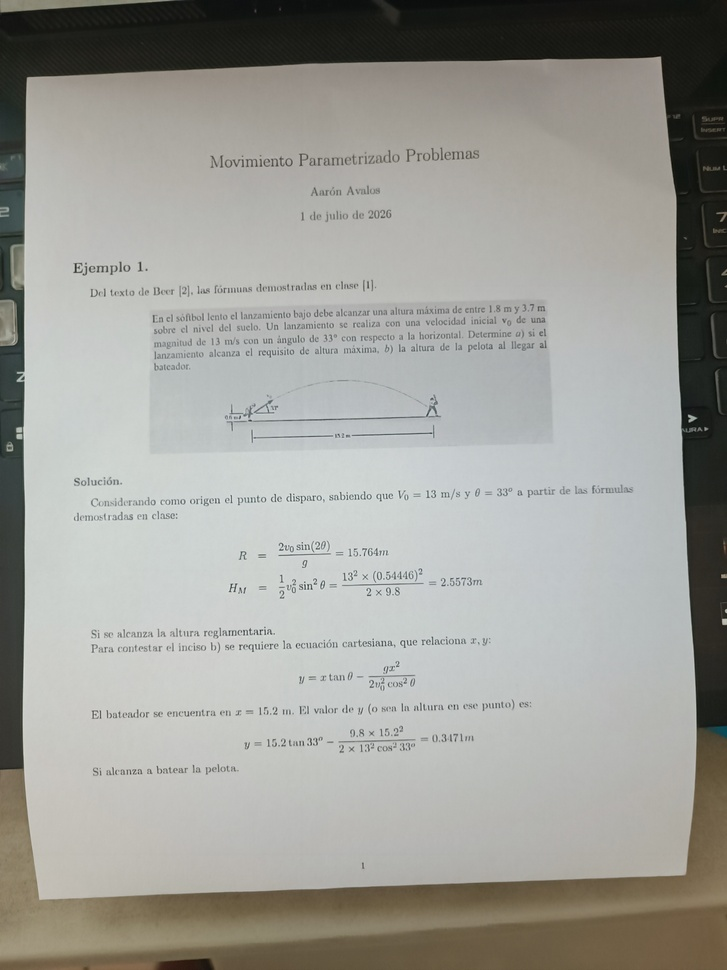
#> input picture imagenes/IMG_20260704_150429.jpg, 727 x 970 px, shrunk from 3000 x 4000 before the run, found by its file name
$ python main.py
#> lines starting #> are read from the running program, lines starting #| are printed output that depends on the picture; after the words box and inside, x2 and y2 are one past the last pixel; in counts of white or black regions, pixels touching at a corner belong together
import cv2
import numpy as np
import matplotlib.pyplot as plt
import sys
import os


def cargarImagen(ruta):
    if not os.path.exists(ruta):
        print(f"Error: La ruta '{ruta}' no existe.")
        sys.exit(1)

    original = cv2.imread(ruta)
    if original is None:
        print(f"Error: No se pudo cargar la imagen en la ruta '{ruta}'")
        sys.exit(1)

    return original


def segmentarImagen(gris):
    valorUmbral = 127
    _, umbralBasico = cv2.threshold(gris, valorUmbral, 255, cv2.THRESH_BINARY)

    umbralCalculado, umbralOtsu = cv2.threshold(
        gris, 0, 255, cv2.THRESH_BINARY + cv2.THRESH_OTSU
    )
    print(f"El umbral óptimo calculado por Otsu es: {umbralCalculado}")

    return umbralBasico, umbralOtsu, valorUmbral, umbralCalculado


def limpiarTexto(imagenColor, tamanoKernel=5, iteraciones=3):
    """
    Aplica un cierre morfológico repetido (dilatación + erosión) para
    'borrar' el texto y quedarnos con una hoja casi en blanco.

    Se aplica sobre la imagen A COLOR porque el siguiente paso (GrabCut)
    necesita una imagen de 3 canales.
    """
    kernel = np.ones((tamanoKernel, tamanoKernel), np.uint8)
    hojaLimpia = cv2.morphologyEx(
        imagenColor, cv2.MORPH_CLOSE, kernel, iterations=iteraciones
    )
    return hojaLimpia


def quitarFondo(imagenLimpia, margen=20, iteraciones=5):
    """
    Usa GrabCut para eliminar el fondo y quedarnos solo con el documento.
    """
    alto, ancho = imagenLimpia.shape[:2]

    mascara = np.zeros((alto, ancho), np.uint8)
    modeloFondo = np.zeros((1, 65), np.float64)
    modeloFrente = np.zeros((1, 65), np.float64)

    rectangulo = (margen, margen, ancho - margen, alto - margen)

    cv2.grabCut(
        imagenLimpia,
        mascara,
        rectangulo,
        modeloFondo,
        modeloFrente,
        iteraciones,
        cv2.GC_INIT_WITH_RECT,
    )

    mascaraBinaria = np.where((mascara == 2) | (mascara == 0), 0, 1).astype("uint8")
    imagenSinFondo = imagenLimpia * mascaraBinaria[:, :, np.newaxis]

    return imagenSinFondo, mascaraBinaria


def detectarBordes(grisFinal):
    """
    Detección de bordes con Canny sobre la imagen ya sin texto ni fondo.
    """
    filtroBorde = cv2.GaussianBlur(grisFinal, (5, 5), 0)
    bordes = cv2.Canny(filtroBorde, 0, 200)
    bordes = cv2.dilate(
        bordes, cv2.getStructuringElement(cv2.MORPH_ELLIPSE, (5, 5))
    )
    return bordes


def cross_product(p1: tuple, p2: tuple, p3: tuple) -> float:
    """Producto cruz para determinar la orientación de tres puntos."""
    return (p2[0] - p1[0]) * (p3[1] - p1[1]) - (p2[1] - p1[1]) * (p3[0] - p1[0])


def compute_convex_hull(points: list) -> list:
    """
    Calcula el casco convexo de un conjunto de puntos (x, y) usando el
    algoritmo Monotone Chain (Andrew's algorithm).

    Se usa para 'envolver' los puntos crudos del contorno del documento
    en un polígono limpio antes de simplificarlo con approxPolyDP. Esto
    ayuda cuando el contorno viene fragmentado o con muescas por sombras
    o ruido: el hull ignora las hendiduras internas y conserva solo el
    perímetro exterior real.
    """
    sorted_points = sorted(list(set(points)))
    if len(sorted_points) <= 3:
        return sorted_points

    lower = []
    for p in sorted_points:
        while len(lower) >= 2 and cross_product(lower[-2], lower[-1], p) <= 0:
            lower.pop()
        lower.append(p)

    upper = []
    for p in reversed(sorted_points):
        while len(upper) >= 2 and cross_product(upper[-2], upper[-1], p) <= 0:
            upper.pop()
        upper.append(p)

    return lower[:-1] + upper[:-1]


def ordenarPuntos(puntos):
    """
    Reordena las 4 esquinas en el orden estándar:
    superior-izq, superior-der, inferior-der, inferior-izq
    """
    rectangulo = np.zeros((4, 2), dtype="float32")
    puntos = np.array(puntos)

    suma = puntos.sum(axis=1)
    rectangulo[0] = puntos[np.argmin(suma)]  # menor suma → sup-izq
    rectangulo[2] = puntos[np.argmax(suma)]  # mayor suma → inf-der

    diferencia = np.diff(puntos, axis=1)
    rectangulo[1] = puntos[np.argmin(diferencia)]  # menor diff → sup-der
    rectangulo[3] = puntos[np.argmax(diferencia)]  # mayor diff → inf-izq

    return rectangulo.astype("int").tolist()


def contornoAConvexHull(contorno):
    """
    Convierte un contorno de OpenCV (array de forma Nx1x2) a su casco
    convexo, usando nuestra implementación propia (Monotone Chain), y
    lo regresa en el mismo formato que espera OpenCV para poder seguir
    usando cv2.arcLength / cv2.approxPolyDP sobre él.
    """
    puntosXY = [tuple(p[0]) for p in contorno]
    hull = compute_convex_hull(puntosXY)

    if len(hull) < 3:
        # Hull degenerado (puntos colineales, etc.) — devolvemos el
        # contorno original sin modificar para no romper el pipeline.
        return contorno

    return np.array(hull, dtype=np.int32).reshape((-1, 1, 2))


def detectarEsquinas(original, bordes):
    """
    Detecta las 4 esquinas del documento usando contornos + convex hull
    + approxPolyDP, en vez de cornerHarris. Es más robusto porque:
    - Solo considera el contorno de MAYOR ÁREA (asumiendo que el
      documento es el objeto más grande de la imagen).
    - El convex hull 'envuelve' el contorno en un polígono limpio,
      eliminando muescas y fragmentaciones causadas por sombras o ruido,
      antes de intentar reducirlo a 4 vértices.
    - Fuerza la aproximación a exactamente 4 vértices, en vez de
      devolver decenas de puntos "esquina" sueltos.
    """
    imagenMarcada = original.copy()

    contornos, _ = cv2.findContours(
        bordes, cv2.RETR_LIST, cv2.CHAIN_APPROX_NONE
    )

    if len(contornos) == 0:
        print("No se detectaron contornos. Se usa la imagen original sin marcar.")
        return imagenMarcada, []

    # Nos quedamos con los 5 contornos más grandes como candidatos.
    candidatos = sorted(contornos, key=cv2.contourArea, reverse=True)[:5]

    # Convertimos cada candidato a su casco convexo antes de simplificar.
    candidatosHull = [contornoAConvexHull(c) for c in candidatos]

    # Probamos varios valores de epsilon (de menos a más tolerante) para
    # cada contorno candidato, en vez de usar un único valor fijo.
    # Esto ayuda cuando las sombras o el ruido generan contornos irregulares
    # que con un solo epsilon no se reducen a exactamente 4 puntos.
    factoresEpsilon = [0.01, 0.02, 0.03, 0.04, 0.05, 0.07, 0.09]

    esquinas = None
    for contorno in candidatosHull:
        perimetro = cv2.arcLength(contorno, True)
        for factor in factoresEpsilon:
            epsilon = factor * perimetro
            aproximacion = cv2.approxPolyDP(contorno, epsilon, True)
            if len(aproximacion) == 4:
                esquinas = aproximacion
                break
        if esquinas is not None:
            break

    if esquinas is None:
        print(
            "No se encontró un contorno con exactamente 4 esquinas, "
            "ni siquiera variando epsilon. Probablemente el contorno del "
            "documento está muy fragmentado (sombras, bajo contraste, etc.)."
        )
        return imagenMarcada, []

    # Convertir a lista de puntos (x, y) y ordenarlos.
    puntos = np.concatenate(esquinas).tolist()
    puntos = ordenarPuntos(puntos)

    # Dibujar el contorno y las esquinas sobre la imagen original.
    cv2.drawContours(imagenMarcada, [np.array(puntos)], -1, (0, 255, 255), 3)
    for (x, y) in puntos:
        cv2.circle(imagenMarcada, (int(x), int(y)), 10, (0, 0, 255), -1)

    etiquetas = ["Sup-Izq", "Sup-Der", "Inf-Der", "Inf-Izq"]
    for etiqueta, (x, y) in zip(etiquetas, puntos):
        cv2.putText(
            imagenMarcada, etiqueta, (int(x) + 12, int(y)),
            cv2.FONT_HERSHEY_SIMPLEX, 0.8, (255, 0, 0), 2, cv2.LINE_AA
        )

    # ── GUARDAR COORDENADAS (formato x, y por esquina) ─────────────────
    with open("coordenadas_esquinas.txt", "w") as archivo:
        archivo.write("# Coordenadas de las 4 esquinas del documento\n")
        archivo.write("# Formato: etiqueta, x, y\n")
        for etiqueta, (x, y) in zip(etiquetas, puntos):
            archivo.write(f"{etiqueta},{x},{y}\n")

    print(f"Esquinas detectadas: {len(puntos)}")
    print("Coordenadas guardadas en: coordenadas_esquinas.txt")
    # ─────────────────────────────────────────────────────────────────────

    return imagenMarcada, puntos


def encontrarDestino(esquinas):
    """
    Calcula las coordenadas destino (un rectángulo perfecto) a partir de
    las 4 esquinas detectadas, para saber a qué tamaño final se debe
    'enderezar' el documento.

    Se calculan el ancho y alto máximos posibles entre las esquinas
    (porque en la foto original el documento rara vez es un rectángulo
    perfecto: está inclinado o en perspectiva), y se arma un rectángulo
    de destino con esas medidas.
    """
    (tl, tr, br, bl) = esquinas

    anchoA = np.sqrt(((br[0] - bl[0]) ** 2) + ((br[1] - bl[1]) ** 2))
    anchoB = np.sqrt(((tr[0] - tl[0]) ** 2) + ((tr[1] - tl[1]) ** 2))
    anchoMaximo = max(int(anchoA), int(anchoB))

    altoA = np.sqrt(((tr[0] - br[0]) ** 2) + ((tr[1] - br[1]) ** 2))
    altoB = np.sqrt(((tl[0] - bl[0]) ** 2) + ((tl[1] - bl[1]) ** 2))
    altoMaximo = max(int(altoA), int(altoB))

    coordenadasDestino = [
        [0, 0],
        [anchoMaximo, 0],
        [anchoMaximo, altoMaximo],
        [0, altoMaximo],
    ]

    return ordenarPuntos(coordenadasDestino)


def enderezarDocumento(original, esquinas, destino):
    """
    Aplica la transformación de perspectiva (homografía) para 'enderezar'
    el documento: lo alinea y lo recorta según las esquinas detectadas.
    """
    matrizHomografia = cv2.getPerspectiveTransform(
        np.float32(esquinas), np.float32(destino)
    )

    documentoFinal = cv2.warpPerspective(
        original,
        matrizHomografia,
        (destino[2][0], destino[2][1]),
        flags=cv2.INTER_LINEAR,
    )

    return documentoFinal


def procesarImagen(ruta):
#> called with ruta = 'imagenes/IMG_20260704_150429.jpg'
    original = cargarImagen(ruta)
#> in cargarImagen, original is the input picture: shape (970, 727, 3); mean B, G, R 152.4, 157.9, 157.9
    gris = cv2.cvtColor(original, cv2.COLOR_BGR2GRAY)

    umbralBasico, umbralOtsu, valorUmbral, umbralCalculado = segmentarImagen(gris)
#> in segmentarImagen, `_, umbralBasico = cv2.threshold(gris, valorUmbral, 255, cv2.THRESH_BIN..`:
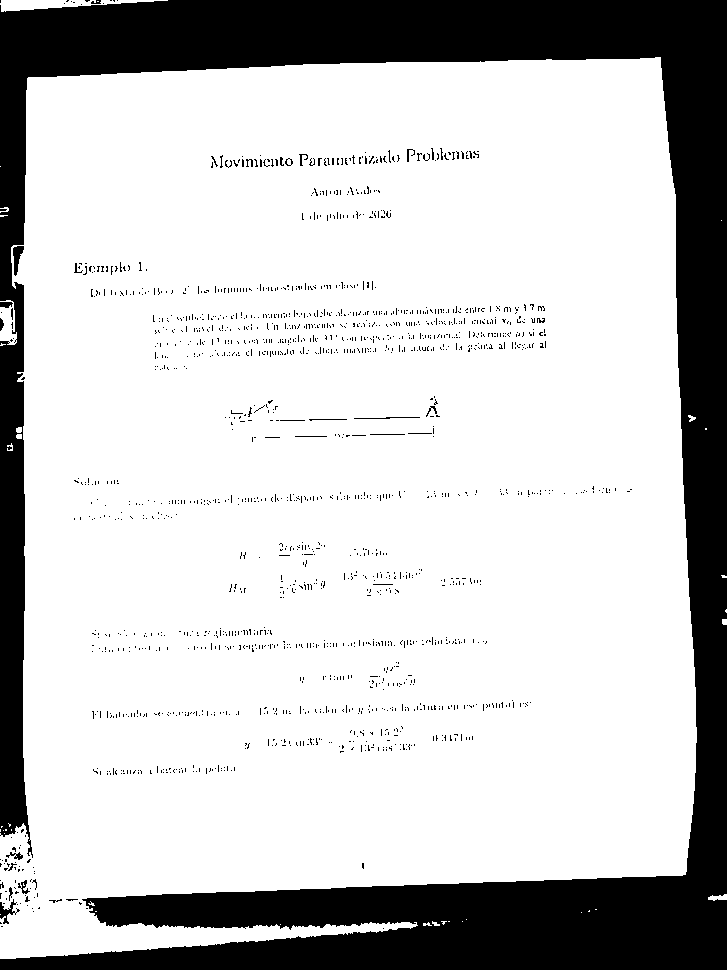
#> umbralBasico: shape (970, 727); 77.9% white; 1660 black regions (1629 under 20 px), largest, box (x1, y1, x2, y2) and area: (0, 0, 727, 970) 149461, (13, 246, 24, 276) 178, (0, 899, 20, 924) 170
#> in segmentarImagen, `umbralCalculado, umbralOtsu = cv2.threshold( gris, 0, 255, cv2.THRESH_..`: umbralCalculado = 120
#| El umbral óptimo calculado por Otsu es: 120.0
#> valorUmbral = 127; umbralCalculado = 120

    # Paso 1: "borrar" el texto de la hoja (sobre la imagen a color)
    imagenLimpia = limpiarTexto(original, tamanoKernel=5, iteraciones=3)

    # Paso 2: quitar el fondo con GrabCut
    imagenSinFondo, mascara = quitarFondo(imagenLimpia, margen=20, iteraciones=5)

    # Paso 3: pasar a grises para detectar bordes
    grisFinal = cv2.cvtColor(imagenSinFondo, cv2.COLOR_BGR2GRAY)

    # Paso 4: detección de bordes (Canny)
    bordes = detectarBordes(grisFinal)
#> in detectarBordes, `bordes = cv2.dilate( bordes, cv2.getStructuringElement(cv2.MORPH_ELLIP..`:
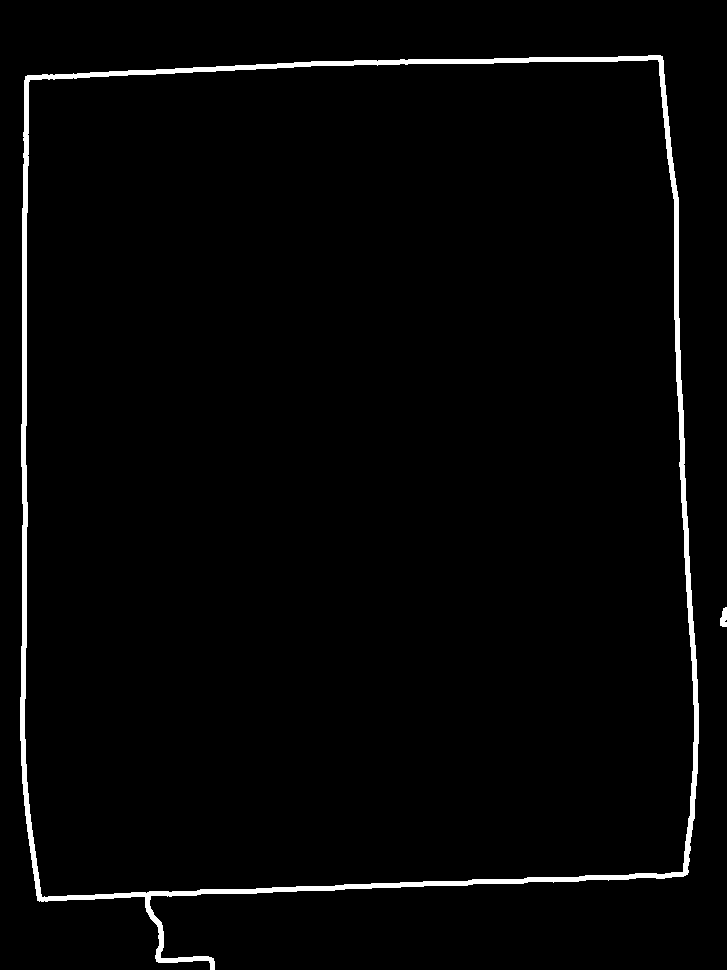
#> bordes: shape (970, 727); 2.2% white; 2 white regions

    # Paso 5: detección de esquinas por contornos + approxPolyDP
    imagenMarcada, esquinas = detectarEsquinas(original, bordes)
#> in detectarEsquinas, `contornos, _ = cv2.findContours( bordes, cv2.RETR_LIST, cv2.CHAIN_APPR..`: contornos = 3 contours; box (x1, y1, x2, y2) and area: (20, 55, 699, 970) 546335, (24, 59, 695, 898) 533903, (720, 607, 727, 627) 84
#> in detectarEsquinas, `candidatos = sorted(contornos, key=cv2.contourArea, reverse=True)[:5]`: candidatos has the same summary as contornos
#> in detectarEsquinas, `candidatosHull = [contornoAConvexHull(c) for c in candidatos]`: candidatosHull = 3 contours; box (x1, y1, x2, y2) and area: (20, 55, 699, 970) 574324, (24, 59, 695, 898) 537586, (720, 607, 727, 627) 94
#> the loop in detectarEsquinas, `for contorno in candidatosHull:` made 1 pass
#> perimetro on pass 1: 2958.1
#> after the loop in detectarEsquinas, `for etiqueta, (x, y) in zip(etiquetas, puntos):`:
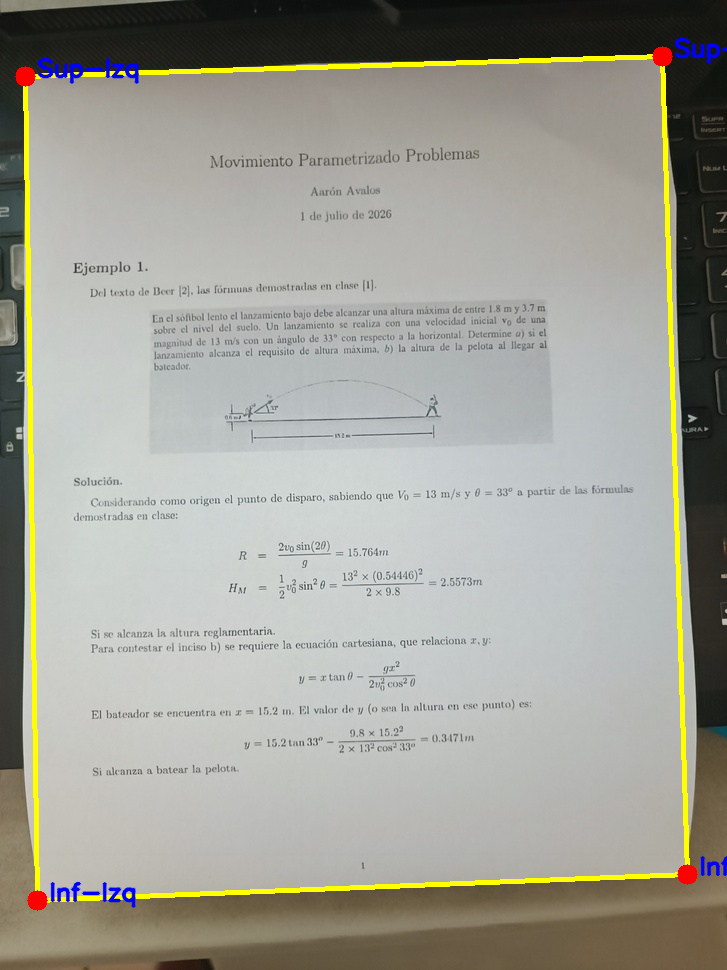
#> imagenMarcada: shape (970, 727, 3); mean B, G, R 149.9, 159.4, 159.8
#> esquinas = [[25, 76], [662, 56], [687, 874], [37, 900]]

    # Paso 6: perspective transform para enderezar el documento
    if len(esquinas) == 4:
        destino = encontrarDestino(esquinas)
#> in encontrarDestino, `(tl, tr, br, bl) = esquinas`: tl = [25, 76]; tr = [662, 56]; br = [687, 874]; bl = [37, 900]
#> in encontrarDestino, `anchoA = np.sqrt(((br[0] - bl[0]) ** 2) + ((br[1] - bl[1]) ** 2))`: anchoA = 650.5
#> in encontrarDestino, `anchoB = np.sqrt(((tr[0] - tl[0]) ** 2) + ((tr[1] - tl[1]) ** 2))`: anchoB = 637.3
#> in encontrarDestino, `anchoMaximo = max(int(anchoA), int(anchoB))`: anchoMaximo = 650
#> in encontrarDestino, `altoA = np.sqrt(((tr[0] - br[0]) ** 2) + ((tr[1] - br[1]) ** 2))`: altoA = 818.4
#> in encontrarDestino, `altoB = np.sqrt(((tl[0] - bl[0]) ** 2) + ((tl[1] - bl[1]) ** 2))`: altoB = 824.1
#> in encontrarDestino, `altoMaximo = max(int(altoA), int(altoB))`: altoMaximo = 824
#> in encontrarDestino, `coordenadasDestino = [ [0, 0], [anchoMaximo, 0], [anchoMaximo, altoMax..`: coordenadasDestino = [[0, 0], [650, 0], [650, 824], [0, 824]]
#> destino = [[0, 0], [650, 0], [650, 824], [0, 824]]
        documentoFinal = enderezarDocumento(original, esquinas, destino)
#> in enderezarDocumento, `matrizHomografia = cv2.getPerspectiveTransform( np.float32(esquinas), ..`: matrizHomografia = [[1.01, -0.0148, -24.25], [0.0321, 1.02, -78.47], [-9.66e-06, 2.53e-05, 1]]
#> in enderezarDocumento, `documentoFinal = cv2.warpPerspective( original, matrizHomografia, (des..`:
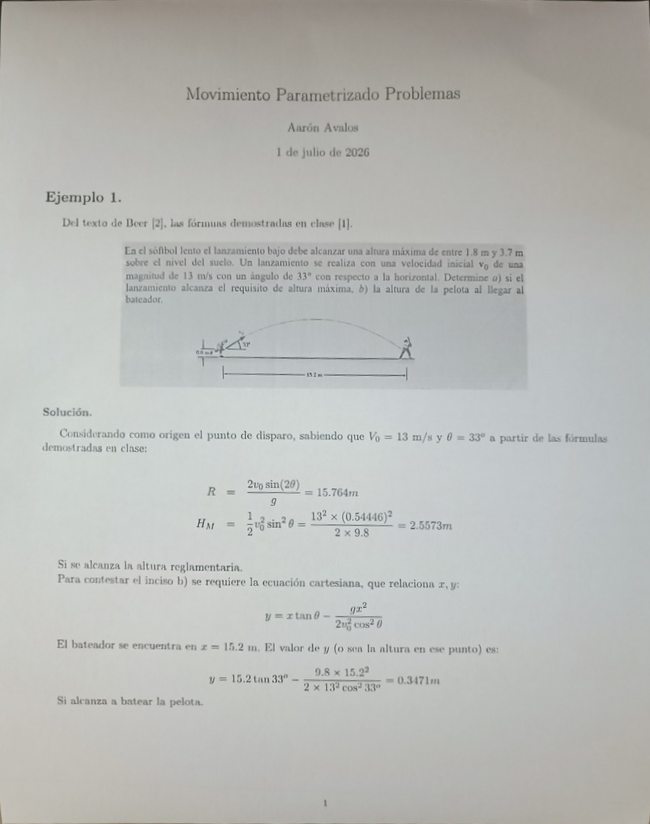
#> documentoFinal: shape (824, 650, 3); mean B, G, R 182.6, 185.7, 184.3
        cv2.imwrite("documento_enderezado.png", documentoFinal)
        print("Documento enderezado guardado en: documento_enderezado.png")
    else:
        print(
            "No se pudieron detectar las 4 esquinas; se omite el "
            "enderezado del documento (paso 6)."
        )
        documentoFinal = original.copy()

    originalRGB = cv2.cvtColor(original, cv2.COLOR_BGR2RGB)
    imagenLimpiaRGB = cv2.cvtColor(imagenLimpia, cv2.COLOR_BGR2RGB)
    imagenSinFondoRGB = cv2.cvtColor(imagenSinFondo, cv2.COLOR_BGR2RGB)
    imagenMarcadaRGB = cv2.cvtColor(imagenMarcada, cv2.COLOR_BGR2RGB)
    documentoFinalRGB = cv2.cvtColor(documentoFinal, cv2.COLOR_BGR2RGB)

    titulos = [
        "Imagen Original",
        "Hoja sin texto (Morfología)",
        "Sin fondo (GrabCut)",
        "Escala de Grises Final",
        "Detector de Bordes (Canny)",
        "Esquinas (Contornos + approxPolyDP)",
        "Documento Enderezado (Perspective Transform)",
    ]
    imagenes = [
        originalRGB,
        imagenLimpiaRGB,
        imagenSinFondoRGB,
        grisFinal,
        bordes,
        imagenMarcadaRGB,
        documentoFinalRGB,
    ]
    mapasColor = [None, None, None, "gray", "gray", None, None]

    plt.figure(figsize=(15, 10))
    for i in range(7):
        plt.subplot(3, 3, i + 1)
        plt.imshow(imagenes[i], cmap=mapasColor[i])
        plt.title(titulos[i])
        plt.axis("off")

    plt.tight_layout()
    plt.show(block=True)

    return esquinas, documentoFinal


# --- EJECUCIÓN ---
if __name__ == "__main__":
    rutaImagen = sys.argv[1] if len(sys.argv) > 1 else "imagenes/IMG_20260704_150429.jpg"
    procesarImagen(rutaImagen)
